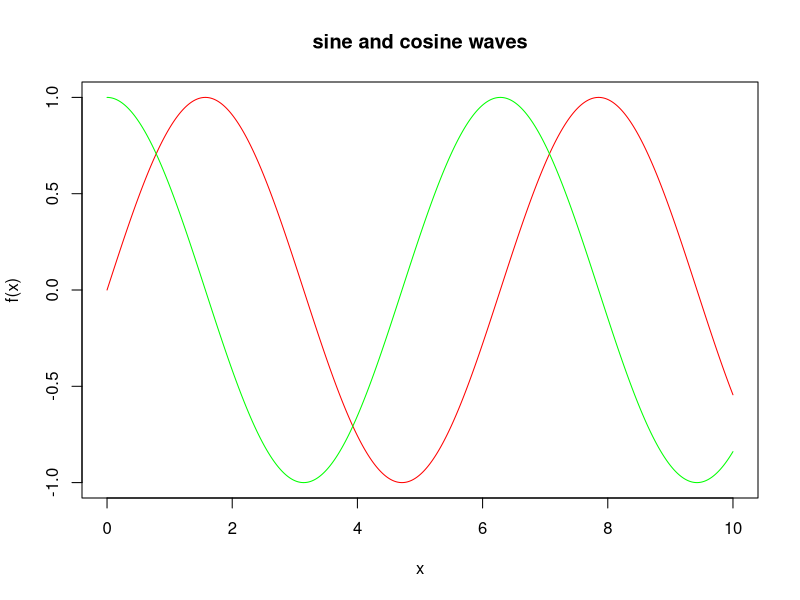

Source code (R):
#----------------------------------
#First script
#Aline Soterroni
#08 may, 2017
#----------------------------------
x <- seq(0,10,0.01)
y <- sin(x)
z <- cos(x)
plot(x,y,type="l",col="red",ylab="f(x)")
lines(x,z,type="l",col="green")
title(main="sine and cosine waves")